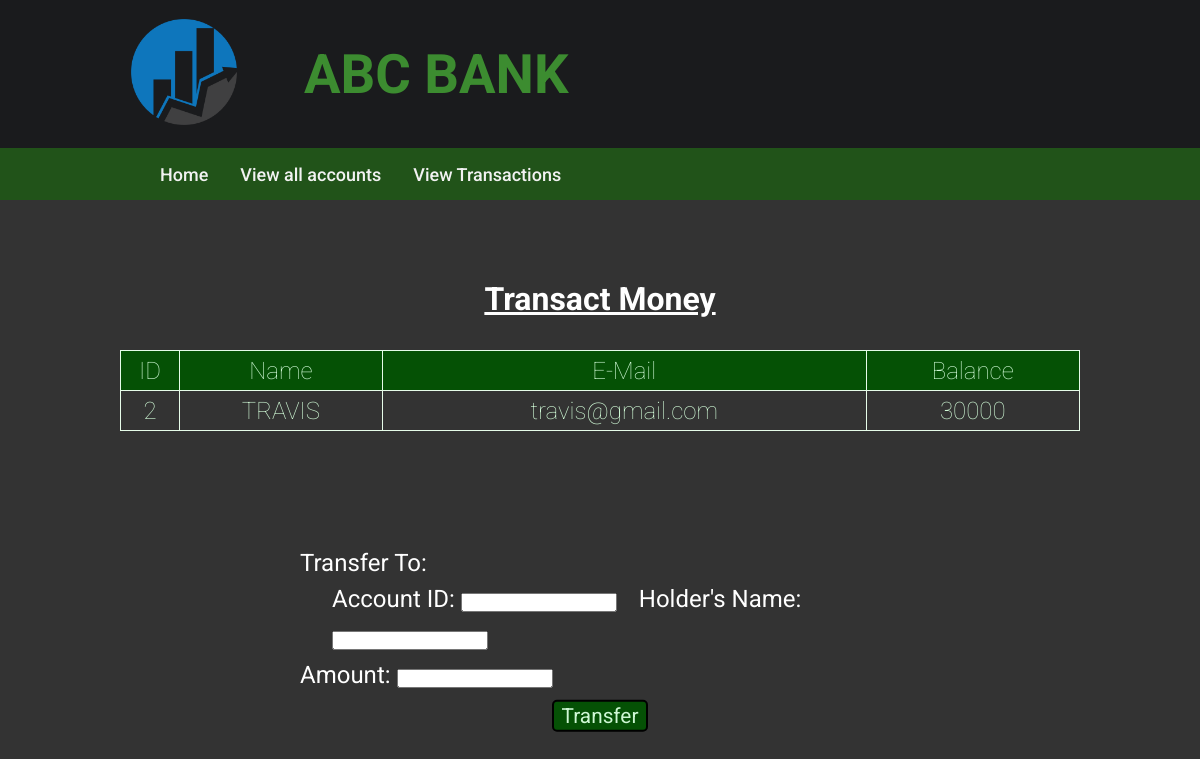
The app's page /selectedacc.php?id=2, older data.
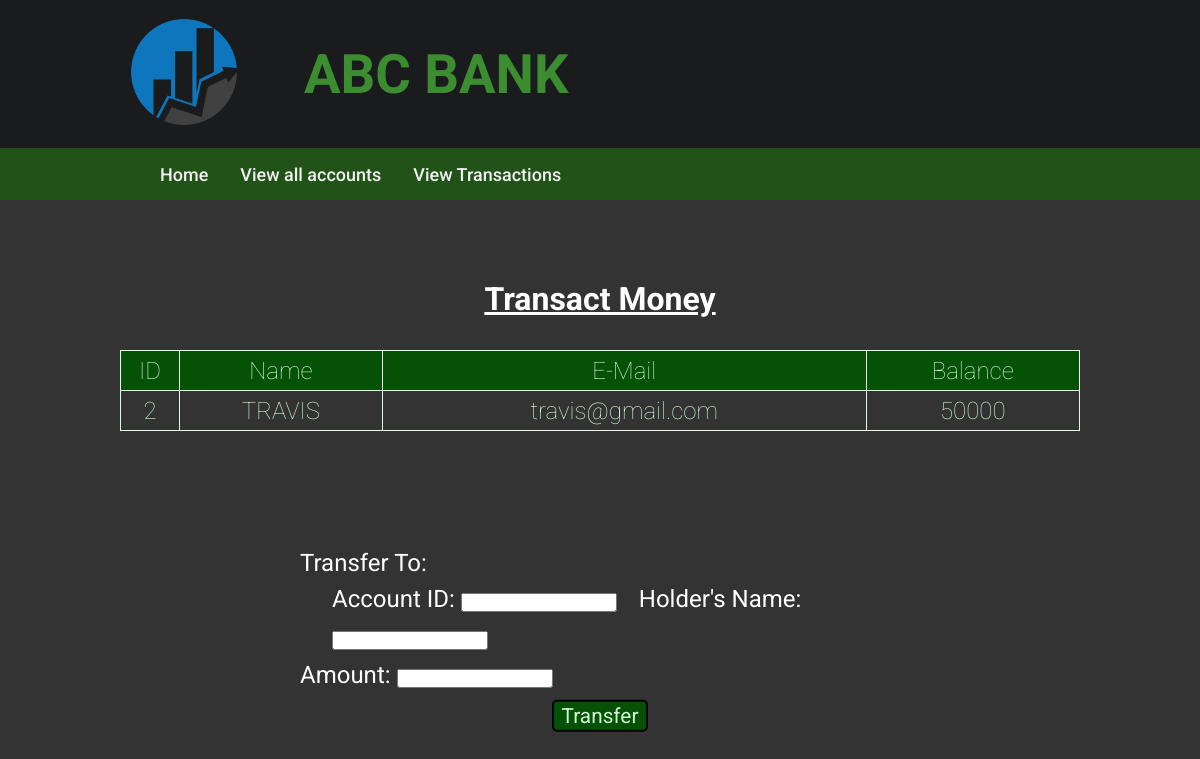
The same page, newer data.
### tables this page shows
CREATE TABLE `user` (
  `id` int(3) NOT NULL AUTO_INCREMENT,
  `name` text NOT NULL,
  `email` varchar(30) NOT NULL,
  `balance` int(8) NOT NULL,
  PRIMARY KEY (`id`)
);

### selectedacc.php (the view, shortened to what this page needs)
<!DOCTYPE html>
<html lang="en">
<head>
  <link rel="stylesheet" href="customers.css">
</head>
<body>
  <div class="container" id="container1">
    <h2><u>Transact Money</u></h2>
    <?php
      include 'config.php';
      $id = $_GET['id'];
      $sql = "SELECT * FROM  user where id=$id";
      $res = mysqli_query($conn, $sql);
      $rows = mysqli_fetch_assoc($res);
    ?>
    <table>
      <tr>
        <th>ID</th>
        <th>Name</th>
        <th>E-Mail</th>
        <th>Balance</th>
      </tr>
      <tr>
        <td><?php echo $rows['id']; ?></td>
        <td><?php echo $rows['name']; ?></td>
        <td><?php echo $rows['email']; ?></td>
        <td><?php echo $rows['balance']; ?></td>
      </tr>
    </table>
    <form name="transfer" method="POST" class="form">
      <label>Transfer To:</label>
      <div class="creds">
        <label>Account ID: </label>
        <input type="number" name="to_id" required>
        <label>Holder's Name: </label>
        <input type="text" name="to_name" required>
      </div>
      <label>Amount: </label>
      <input type="number" name="amount" required>
      <div style="text-align: center;">
        <button type="submit" name="submit" class="tran-btn" style="font-size:1.3rem; height:2rem; width:6rem;">Transfer</button>
      </div>
    </form>
  </div>
</body>
</html>

Row changes from the older to the newer data that the page shows:
changed user "TRAVIS": balance "30000" → "50000"
